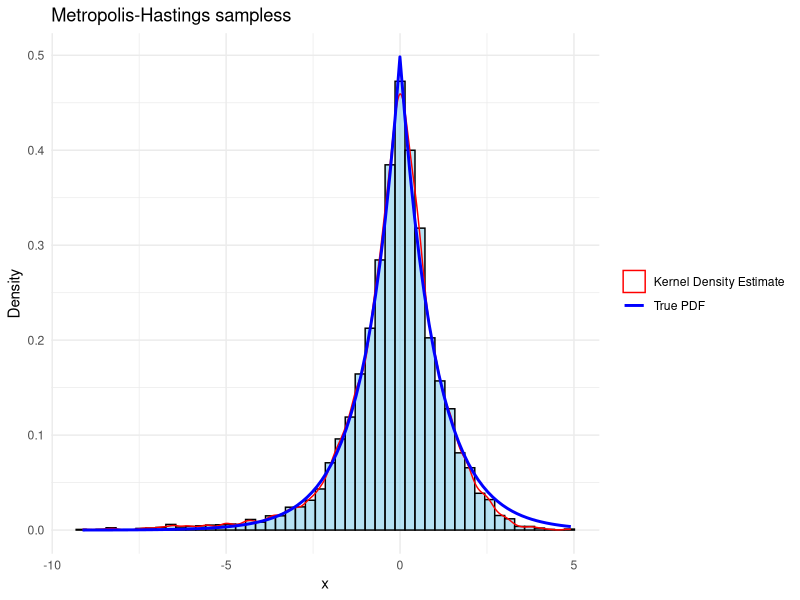
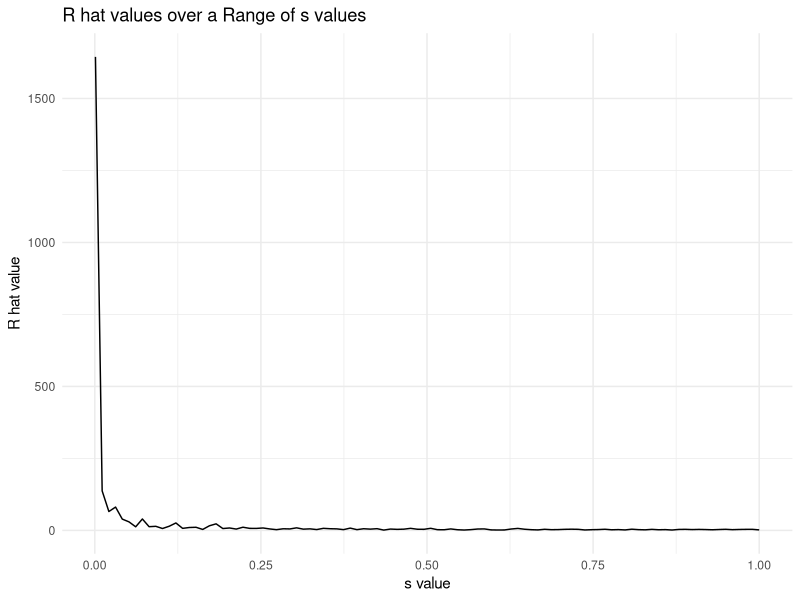

R code for these plots, in order:
## ---- chunk 1
## Load necessary Libraries
library(tidyverse)
library(ggplot2)
library(dplyr)

# Probability Desnity Function
pdf_f <- function(x) {
  1/2 * exp(-abs(x))
}

# Metropolis-Hastings algorithm
metropolis_hastings <- function(N, s) {
  sampless <- numeric(N + 1)  
  sampless[1] <- 0  
  for (i in 2:(N + 1)) {
    x_star <- rnorm(1, mean = sampless[i - 1], sd = s)  
    log_r <- log(pdf_f(x_star)) - log(pdf_f(sampless[i - 1]))  
    u <- log(runif(1)) 
    if (u < log_r) {
      sampless[i] <- x_star  
    } else {
      sampless[i] <- sampless[i - 1]  
    }
  }
  sampless[-1]  
}

# Parameters
N <- 10000
s <- 1

# Generate sampless
sampless <- metropolis_hastings(N, s)

# Compute sample mean and standard deviation
sample_mean <- mean(sampless)
sample_std <- sd(sampless)

# Plotting
ggplot(data.frame(x = sampless), aes(x)) +
  geom_histogram(aes(y = after_stat(density)), bins = 50, fill = "skyblue", color = "black", alpha = 0.6) +
  geom_density(aes(color = "Kernel Density Estimate")) +
  stat_function(fun = pdf_f, aes(color = "True PDF"), linewidth = 1) +
  labs(title = "Metropolis-Hastings sampless", x = "x", y = "Density") +
  theme_minimal() +
  scale_color_manual(name = NULL, values = c("red", "blue"), labels = c("Kernel Density Estimate", "True PDF"))

## ---- chunk 2
# Print sample mean and standard deviation
print(paste("Sample mean:", sample_mean))
print(paste("Sample standard deviation:", sample_std))
## ---- chunk 3
# Part b

pdf_f <- function(x) {
  1/2 * exp(-abs(x))
}

metropolis_hastings <- function(N, s, ini) {
  sampless <- numeric(N + 1)
  sampless[1] <- ini
  for (i in 2:(N + 1)) {
    x_star <- rnorm(1, mean = sampless[i - 1], sd = s)
    log_r <- log(pdf_f(x_star)) - log(pdf_f(sampless[i - 1]))
    u <- log(runif(1))
    if (u < log_r) {
      sampless[i] <- x_star
    } else {
      sampless[i] <- sampless[i - 1]
    }
  }
  sampless[-1]  
}
## ---- chunk 4
compute_r_hat <- function(chains) {
  J <- length(chains)
  N <- length(chains[[1]])
  Mj <- sapply(chains, mean)
  Vj <- sapply(chains, function(chain) var(chain) * (N - 1) / N)
  W <- mean(Vj)
  M <- mean(Mj)
  B <- N * var(Mj) / (J - 1)
  R_hat <- sqrt((B/W - 1/N + 1))
  return(R_hat)
}

## ---- chunk 5
N <- 2000
J <- 4
s_values <- seq(0.001, 1, length.out = 100)

r_hats <- sapply(s_values, function(s) {
  chains <- replicate(J, metropolis_hastings(N, s, rnorm(1)), simplify = FALSE)
  compute_r_hat(chains)
})

# Create a data frame for plotting
data <- data.frame(s = s_values, R_hat = r_hats)
## ---- chunk 6

ggplot(data, aes(x = s, y = R_hat)) +
  geom_line(color = "black") +  
  labs(x = "s value", y = "R hat value", title = "R hat values over a Range of s values") +
  theme_minimal()


